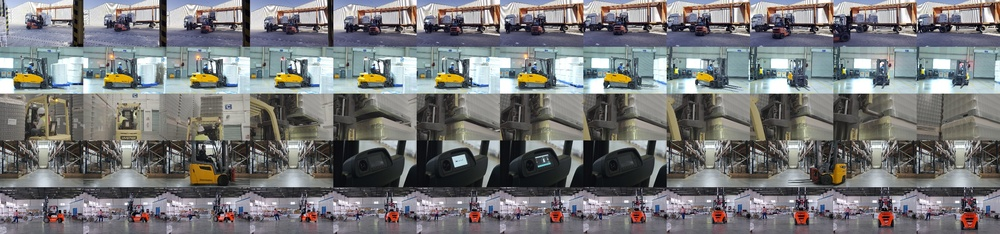
#> input picture FORKLIFT DETECTION/reports/multi_video_selected_contact_sheet.jpg, 1000 x 234 px, shrunk from 2880 x 675 before the run
$ python -i vision_preprocess.py   (imports and definitions only)
#> lines starting #> are read from the running program, lines starting #| are printed output that depends on the picture
#> further down, picture is the input picture: shape (234, 1000, 3); mean B, G, R 119.7, 119, 118.7
from __future__ import annotations

import cv2
import numpy as np


def enhance_for_detection(image: np.ndarray) -> np.ndarray:
    """Improve dark/flat frames for inference without changing final output."""
    if image.size == 0:
        return image

    gray = cv2.cvtColor(image, cv2.COLOR_BGR2GRAY)
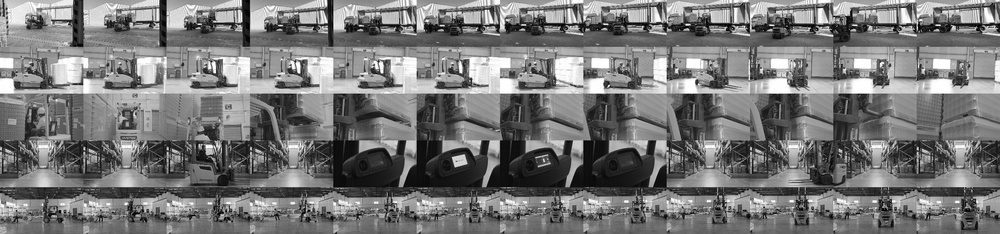
#> gray: shape (234, 1000); min 0, max 255, mean 119
    brightness = float(np.mean(gray))
#> brightness = 119
    contrast = float(np.std(gray))
#> contrast = 58.48
    if brightness >= 105.0 and contrast >= 38.0:
        return image

    lab = cv2.cvtColor(image, cv2.COLOR_BGR2LAB)
    lightness, channel_a, channel_b = cv2.split(lab)
    clip_limit = 2.6 if brightness < 70.0 else 2.0
    corrected_lightness = cv2.createCLAHE(
        clipLimit=clip_limit,
        tileGridSize=(8, 8),
    ).apply(lightness)
    corrected = cv2.cvtColor(
        cv2.merge((corrected_lightness, channel_a, channel_b)),
        cv2.COLOR_LAB2BGR,
    )

    strength = float(np.clip((120.0 - brightness) / 100.0, 0.25, 0.82))
    return cv2.addWeighted(image, 1.0 - strength, corrected, strength, 0)

>>> import cv2
>>> picture = cv2.imread('../../FORKLIFT DETECTION/reports/multi_video_selected_contact_sheet.jpg')
>>> result = enhance_for_detection(picture)

$ run again, on FORKLIFT DETECTION/reports/video_contact_sheet.jpg
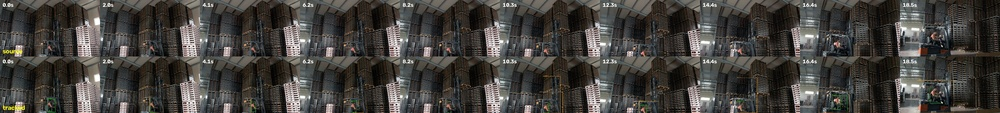
#> input picture FORKLIFT DETECTION/reports/video_contact_sheet.jpg, 1000 x 113 px, shrunk from 3840 x 432 before the run
#> picture is the input picture: shape (113, 1000, 3); mean B, G, R 62.1, 65.8, 68.3
#> brightness = 66.11
#> contrast = 45
#> lab: shape (113, 1000, 3); mean of channels 0, 1, 2 69.4, 128.4, 130.6
#> clip_limit = 2.6
#> in enhance_for_detection, `corrected = cv2.cvtColor( cv2.merge((corrected_lightness, channel_a, c..`:
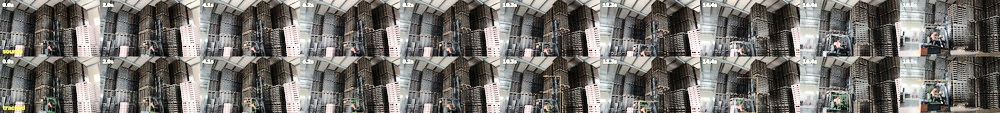
#> corrected: shape (113, 1000, 3); mean B, G, R 110, 114, 116.7
#> strength = 0.539
#> in enhance_for_detection, `return cv2.addWeighted(image, 1.0 - strength, corrected, strength, 0)`:
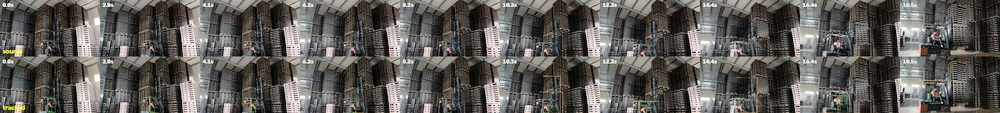
#> returned value: shape (113, 1000, 3); mean of channels 0, 1, 2 87.9, 91.7, 94.4; drawn as B, G, R
